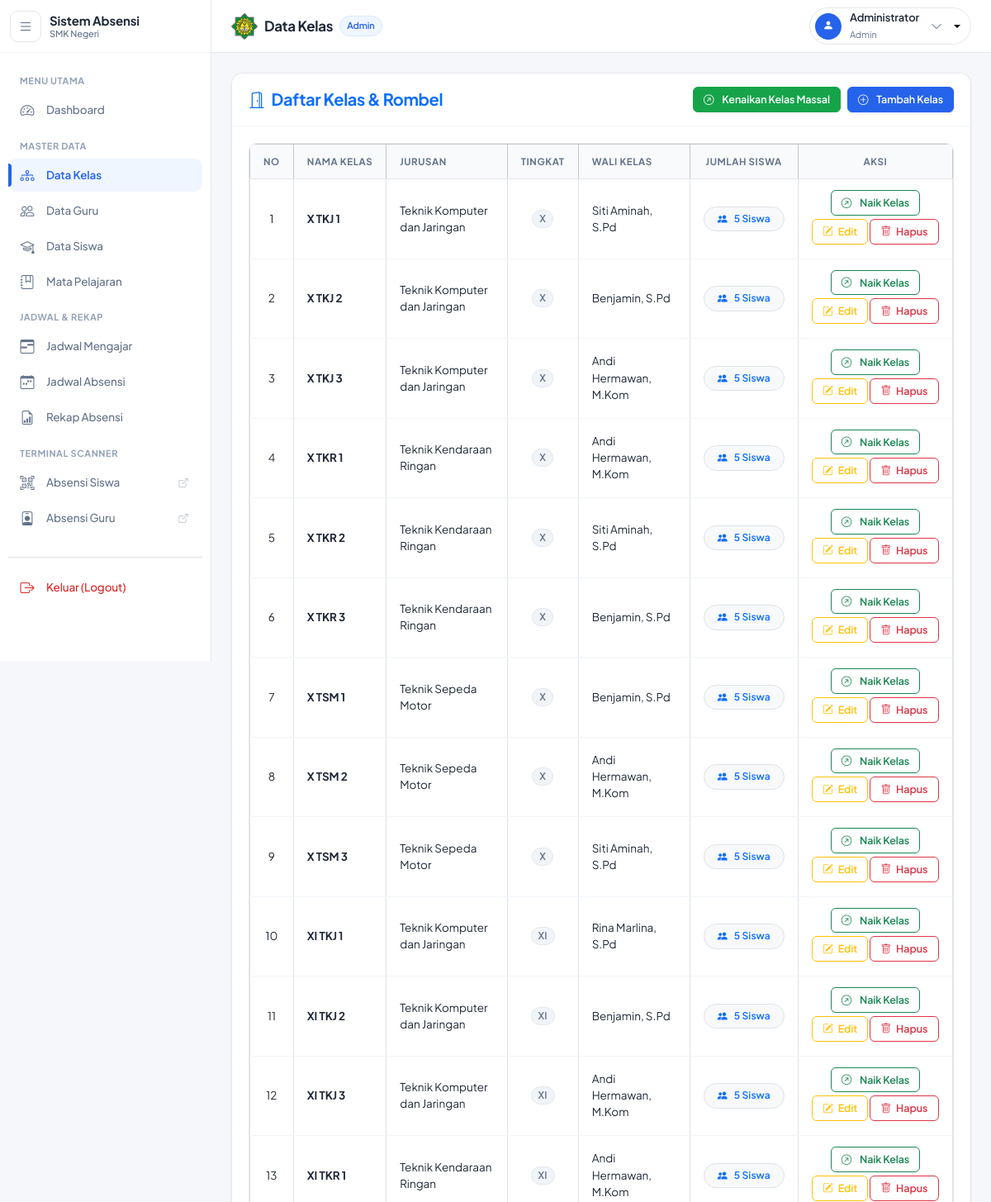
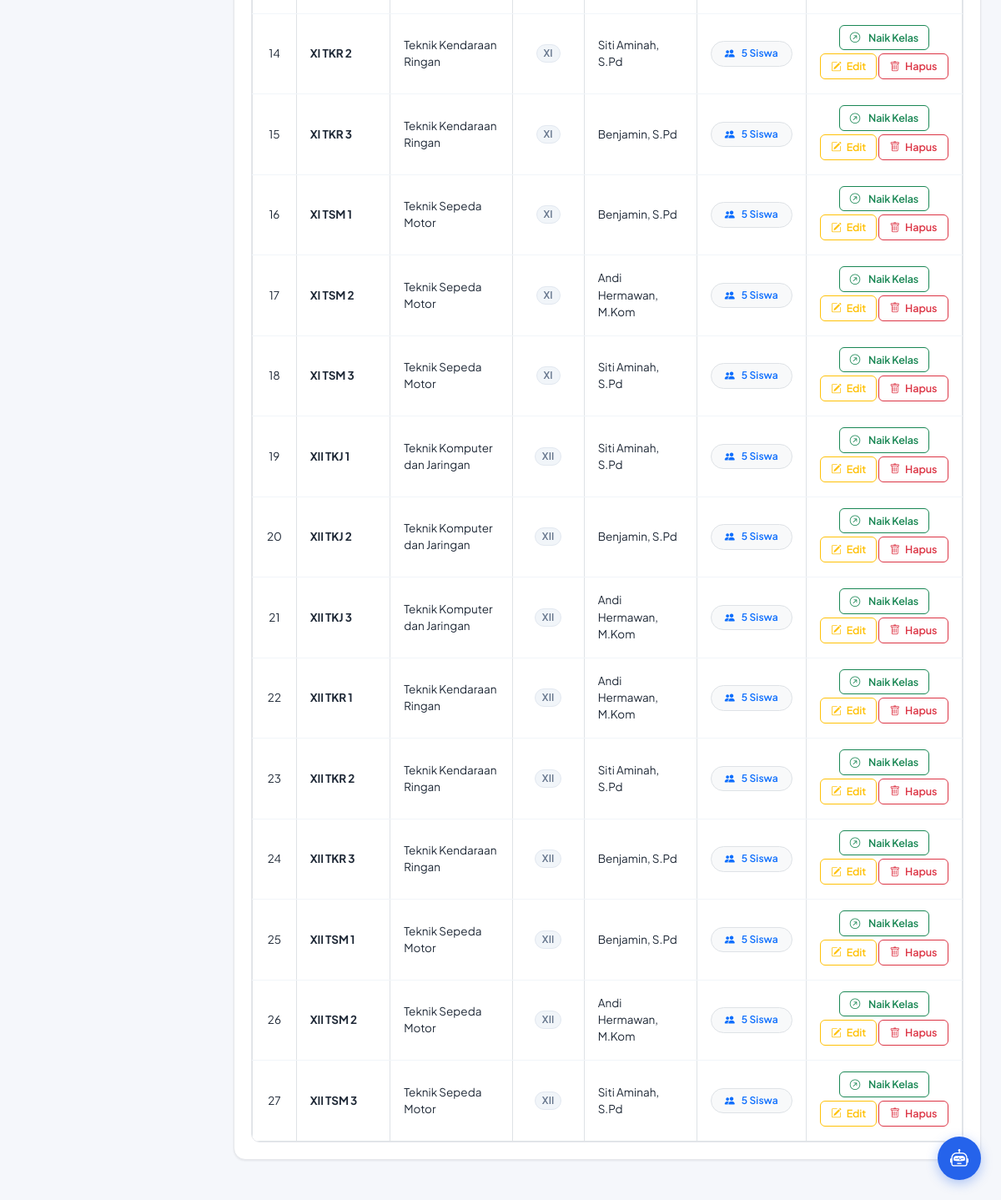
Screenshot of /public/admin_kelas (signed in) with the database file from the repository (2 pictures, top to bottom).
### tables this page shows
CREATE TABLE `kelas` (
  `id` int(11) NOT NULL AUTO_INCREMENT,
  `nama_kelas` varchar(50) NOT NULL,
  `jurusan` varchar(100) DEFAULT NULL,
  `tingkat` varchar(10) DEFAULT NULL,
  `wali_kelas_id` int(11) DEFAULT NULL,
  `created_at` timestamp NOT NULL DEFAULT current_timestamp(),
  `updated_at` timestamp NOT NULL DEFAULT current_timestamp() ON UPDATE current_timestamp(),
  PRIMARY KEY (`id`),
  KEY `wali_kelas_id` (`wali_kelas_id`),
  CONSTRAINT `fk_kelas_wali` FOREIGN KEY (`wali_kelas_id`) REFERENCES `guru` (`id`) ON DELETE SET NULL
);

CREATE TABLE `guru` (
  `id` int(11) NOT NULL AUTO_INCREMENT,
  `user_id` int(11) NOT NULL,
  `nip` varchar(20) DEFAULT NULL,
  `nama` varchar(100) NOT NULL,
  `mata_pelajaran` varchar(100) DEFAULT NULL,
  `barcode` varchar(100) DEFAULT NULL,
  `no_hp` varchar(20) DEFAULT NULL,
  `foto` varchar(255) DEFAULT NULL,
  `status` enum('active','inactive') DEFAULT 'active',
  `created_at` timestamp NOT NULL DEFAULT current_timestamp(),
  `updated_at` timestamp NOT NULL DEFAULT current_timestamp() ON UPDATE current_timestamp(),
  PRIMARY KEY (`id`),
  UNIQUE KEY `nip` (`nip`),
  UNIQUE KEY `barcode` (`barcode`),
  KEY `user_id` (`user_id`),
  CONSTRAINT `fk_guru_user` FOREIGN KEY (`user_id`) REFERENCES `users` (`id`) ON DELETE CASCADE
);

### app/controllers/Admin_kelas.php (called while the page is built, shortened)
<?php
class Admin_kelas extends Controller {
    public function index() {
        $data['judul'] = 'Data Kelas';
        $data['active_menu'] = 'kelas';
        $data['kelas'] = $this->model('Kelas_model')->getAllKelas();
        if (file_exists('../app/models/Guru_model.php')) {
            $data['guru'] = $this->model('Guru_model')->getAllGuru();
        } else {
            $data['guru'] = [];
        }
        $this->view('admin/kelas/index', $data);
    }
}

### app/core/App.php (called while the page is built, shortened)
<?php
class App {
    protected $method = 'index';
    protected $params = [];
    public function __construct() {
        $this->controller = new $this->controller;
        call_user_func_array([$this->controller, $this->method], $this->params);
    }
}

### public/index.php (called while the page is built, shortened)
<?php
$app = new App();

### app/core/Database.php (called while the page is built, shortened)
<?php
class Database {
    private $host = DB_HOST;
    private $user = DB_USER;
    private $pass = DB_PASS;
    private $db_name = DB_NAME;
    private $dbh;
    private $stmt;
    public function __construct() {
        $dsn = 'mysql:host=' . $this->host . ';dbname=' . $this->db_name;
        $initCommandKey = defined('\Pdo\Mysql::ATTR_INIT_COMMAND') ? \Pdo\Mysql::ATTR_INIT_COMMAND : 1002;
        $options = [
            PDO::ATTR_PERSISTENT => true,
            PDO::ATTR_ERRMODE => PDO::ERRMODE_EXCEPTION,
            $initCommandKey => "SET time_zone = '+07:00', lc_time_names = 'id_ID'"
        ];
        try {
            $this->dbh = new PDO($dsn, $this->user, $this->pass, $options);
        } catch(PDOException $e) {
            throw $e;
        }
    }
    public function query($query) {
        $this->stmt = $this->dbh->prepare($query);
    }
    public function execute() {
        return $this->stmt->execute();
    }
    public function resultSet() {
        $this->execute();
        return $this->stmt->fetchAll(PDO::FETCH_ASSOC);
    }
}

### app/models/Kelas_model.php (called while the page is built, shortened)
<?php
class Kelas_model {
    private $table = 'kelas';
    private $db;
    public function __construct() {
        $this->db = new Database;
    }
    public function getAllKelas() {
        $this->db->query("SELECT kelas.*, guru.nama as nama_wali,
                          (SELECT COUNT(siswa.id) FROM siswa WHERE siswa.kelas_id = kelas.id AND siswa.status = 'active') as total_siswa
                          FROM {$this->table}
                          LEFT JOIN guru ON kelas.wali_kelas_id = guru.id
                          ORDER BY tingkat, nama_kelas ASC");
        return $this->db->resultSet();
    }
}

### app/views/admin/kelas/index.php (the view, shortened to what this page needs)
<div class="row">
    <div class="col-12">
        <div class="card shadow-sm mb-4">
            <div class="card-header bg-white py-3 d-flex justify-content-between align-items-center flex-wrap gap-2">
                <h5 class="m-0 font-weight-bold text-primary">
                    <i class="bi bi-door-open me-2"></i>Daftar Kelas & Rombel
                </h5>
                <div class="d-flex gap-2">
                    <button type="button" class="btn btn-sm btn-success" data-bs-toggle="modal" data-bs-target="#modalKenaikanKelas" onclick="setupModalKenaikanUmum()">
                        <i class="bi bi-arrow-up-right-circle me-1"></i> Kenaikan Kelas Massal
                    </button>
                    <button type="button" class="btn btn-sm btn-primary" data-bs-toggle="modal" data-bs-target="#formModal" onclick="setupModalTambah()">
                        <i class="bi bi-plus-circle me-1"></i> Tambah Kelas
                    </button>
                </div>
            </div>
            <div class="card-body">
                <div class="table-responsive">
                    <table class="table table-bordered table-hover align-middle">
                        <thead class="table-light">
                            <tr>
                                <th width="5%" class="text-center">No</th>
                                <th>Nama Kelas</th>
                                <th>Jurusan</th>
                                <th class="text-center" width="10%">Tingkat</th>
                                <th>Wali Kelas</th>
                                <th class="text-center" width="14%">Jumlah Siswa</th>
                                <th width="22%" class="text-center">Aksi</th>
                            </tr>
                        </thead>
                        <tbody>
                            <?php $no = 1; foreach ($data['kelas'] as $kelas) : ?>
                            <tr>
                                <td class="text-center"><?= $no++; ?></td>
                                <td>
                                    <span class="fw-bold text-dark"><?= htmlspecialchars($kelas['nama_kelas']); ?></span>
                                </td>
                                <td><?= htmlspecialchars($kelas['jurusan'] ?? '-'); ?></td>
                                <td class="text-center">
                                    <span class="badge bg-secondary px-2 py-1"><?= htmlspecialchars($kelas['tingkat']); ?></span>
                                </td>
                                <td><?= htmlspecialchars($kelas['nama_wali'] ?? 'Belum ditentukan'); ?></td>
                                <td class="text-center">
                                    <span class="badge bg-light text-primary border px-3 py-2 fw-semibold">
                                        <i class="bi bi-people-fill me-1"></i> <?= (int)$kelas['total_siswa']; ?> Siswa
                                    </span>
                                </td>
                                <td class="text-center">
                                    <button class="btn btn-sm btn-outline-success mb-1"
                                        data-bs-toggle="modal" data-bs-target="#modalKenaikanKelas"
                                        onclick="setupModalKenaikanSpesifik(<?= $kelas['id']; ?>, '<?= htmlspecialchars(addslashes($kelas['nama_kelas'])); ?>', <?= (int)$kelas['total_siswa']; ?>)"
                                        title="Kenaikan / Pindah Kelas Otomatis">
                                        <i class="bi bi-arrow-up-right-circle me-1"></i>Naik Kelas
                                    </button>
                                    <button class="btn btn-sm btn-outline-warning mb-1"
                                        data-bs-toggle="modal" data-bs-target="#formModal"
                                        onclick="setupModalUbah(<?= htmlspecialchars(json_encode($kelas)); ?>)">
                                        <i class="bi bi-pencil-square"></i> Edit
                                    </button>
                                    <a href="<?= BASEURL; ?>/admin_kelas/hapus/<?= $kelas['id']; ?>" class="btn btn-sm btn-outline-danger mb-1" onclick="return confirm('Yakin ingin menghapus kelas ini? Data siswa di kelas ini akan terlepas.');">
                                        <i class="bi bi-trash"></i> Hapus
                                    </a>
                                </td>
                            </tr>
                            <?php endforeach; ?>
                        </tbody>
                    </table>
                </div>
            </div>
        </div>
    </div>
</div>

### rows the page displays
kelas: nama_kelas "X TKJ 1", jurusan "Teknik Komputer dan Jaringan", tingkat "X", wali_kelas.nama "Siti Aminah, S.Pd", total_siswa "5"
kelas: nama_kelas "X TKJ 2", jurusan "Teknik Komputer dan Jaringan", tingkat "X", wali_kelas.nama "Benjamin, S.Pd", total_siswa "5"
kelas: nama_kelas "X TKJ 3", jurusan "Teknik Komputer dan Jaringan", tingkat "X", wali_kelas.nama "Andi Hermawan, M.Kom", total_siswa "5"
kelas: nama_kelas "X TKR 1", jurusan "Teknik Kendaraan Ringan", tingkat "X", wali_kelas.nama "Andi Hermawan, M.Kom", total_siswa "5"
kelas: nama_kelas "X TKR 2", jurusan "Teknik Kendaraan Ringan", tingkat "X", wali_kelas.nama "Siti Aminah, S.Pd", total_siswa "5"
kelas: nama_kelas "X TKR 3", jurusan "Teknik Kendaraan Ringan", tingkat "X", wali_kelas.nama "Benjamin, S.Pd", total_siswa "5"
kelas: nama_kelas "X TSM 1", jurusan "Teknik Sepeda Motor", tingkat "X", wali_kelas.nama "Benjamin, S.Pd", total_siswa "5"
kelas: nama_kelas "X TSM 2", jurusan "Teknik Sepeda Motor", tingkat "X", wali_kelas.nama "Andi Hermawan, M.Kom", total_siswa "5"
kelas: nama_kelas "X TSM 3", jurusan "Teknik Sepeda Motor", tingkat "X", wali_kelas.nama "Siti Aminah, S.Pd", total_siswa "5"
kelas: nama_kelas "XI TKJ 1", jurusan "Teknik Komputer dan Jaringan", tingkat "XI", wali_kelas.nama "Rina Marlina, S.Pd", total_siswa "5"
kelas: nama_kelas "XI TKJ 2", jurusan "Teknik Komputer dan Jaringan", tingkat "XI", wali_kelas.nama "Benjamin, S.Pd", total_siswa "5"
kelas: nama_kelas "XI TKJ 3", jurusan "Teknik Komputer dan Jaringan", tingkat "XI", wali_kelas.nama "Andi Hermawan, M.Kom", total_siswa "5"
kelas: nama_kelas "XI TKR 1", jurusan "Teknik Kendaraan Ringan", tingkat "XI", wali_kelas.nama "Andi Hermawan, M.Kom", total_siswa "5"
kelas: nama_kelas "XI TKR 2", jurusan "Teknik Kendaraan Ringan", tingkat "XI", wali_kelas.nama "Siti Aminah, S.Pd", total_siswa "5"
kelas: nama_kelas "XI TKR 3", jurusan "Teknik Kendaraan Ringan", tingkat "XI", wali_kelas.nama "Benjamin, S.Pd", total_siswa "5"
kelas: nama_kelas "XI TSM 1", jurusan "Teknik Sepeda Motor", tingkat "XI", wali_kelas.nama "Benjamin, S.Pd", total_siswa "5"
kelas: nama_kelas "XI TSM 2", jurusan "Teknik Sepeda Motor", tingkat "XI", wali_kelas.nama "Andi Hermawan, M.Kom", total_siswa "5"
kelas: nama_kelas "XI TSM 3", jurusan "Teknik Sepeda Motor", tingkat "XI", wali_kelas.nama "Siti Aminah, S.Pd", total_siswa "5"
kelas: nama_kelas "XII TKJ 1", jurusan "Teknik Komputer dan Jaringan", tingkat "XII", wali_kelas.nama "Siti Aminah, S.Pd", total_siswa "5"
kelas: nama_kelas "XII TKJ 2", jurusan "Teknik Komputer dan Jaringan", tingkat "XII", wali_kelas.nama "Benjamin, S.Pd", total_siswa "5"
kelas: nama_kelas "XII TKJ 3", jurusan "Teknik Komputer dan Jaringan", tingkat "XII", wali_kelas.nama "Andi Hermawan, M.Kom", total_siswa "5"
kelas: nama_kelas "XII TKR 1", jurusan "Teknik Kendaraan Ringan", tingkat "XII", wali_kelas.nama "Andi Hermawan, M.Kom", total_siswa "5"
kelas: nama_kelas "XII TKR 2", jurusan "Teknik Kendaraan Ringan", tingkat "XII", wali_kelas.nama "Siti Aminah, S.Pd", total_siswa "5"
kelas: nama_kelas "XII TKR 3", jurusan "Teknik Kendaraan Ringan", tingkat "XII", wali_kelas.nama "Benjamin, S.Pd", total_siswa "5"
kelas: nama_kelas "XII TSM 1", jurusan "Teknik Sepeda Motor", tingkat "XII", wali_kelas.nama "Benjamin, S.Pd", total_siswa "5"
kelas: nama_kelas "XII TSM 2", jurusan "Teknik Sepeda Motor", tingkat "XII", wali_kelas.nama "Andi Hermawan, M.Kom", total_siswa "5"
kelas: nama_kelas "XII TSM 3", jurusan "Teknik Sepeda Motor", tingkat "XII", wali_kelas.nama "Siti Aminah, S.Pd", total_siswa "5"

### other values shown
$data['judul'] "Data Kelas"
str_replace('_', ' ', $_SESSION['role'] ?? 'user') "Admin"
$_SESSION['nama'] "Administrator"
str_replace('_', ' ', $_SESSION['role']) "Admin"
